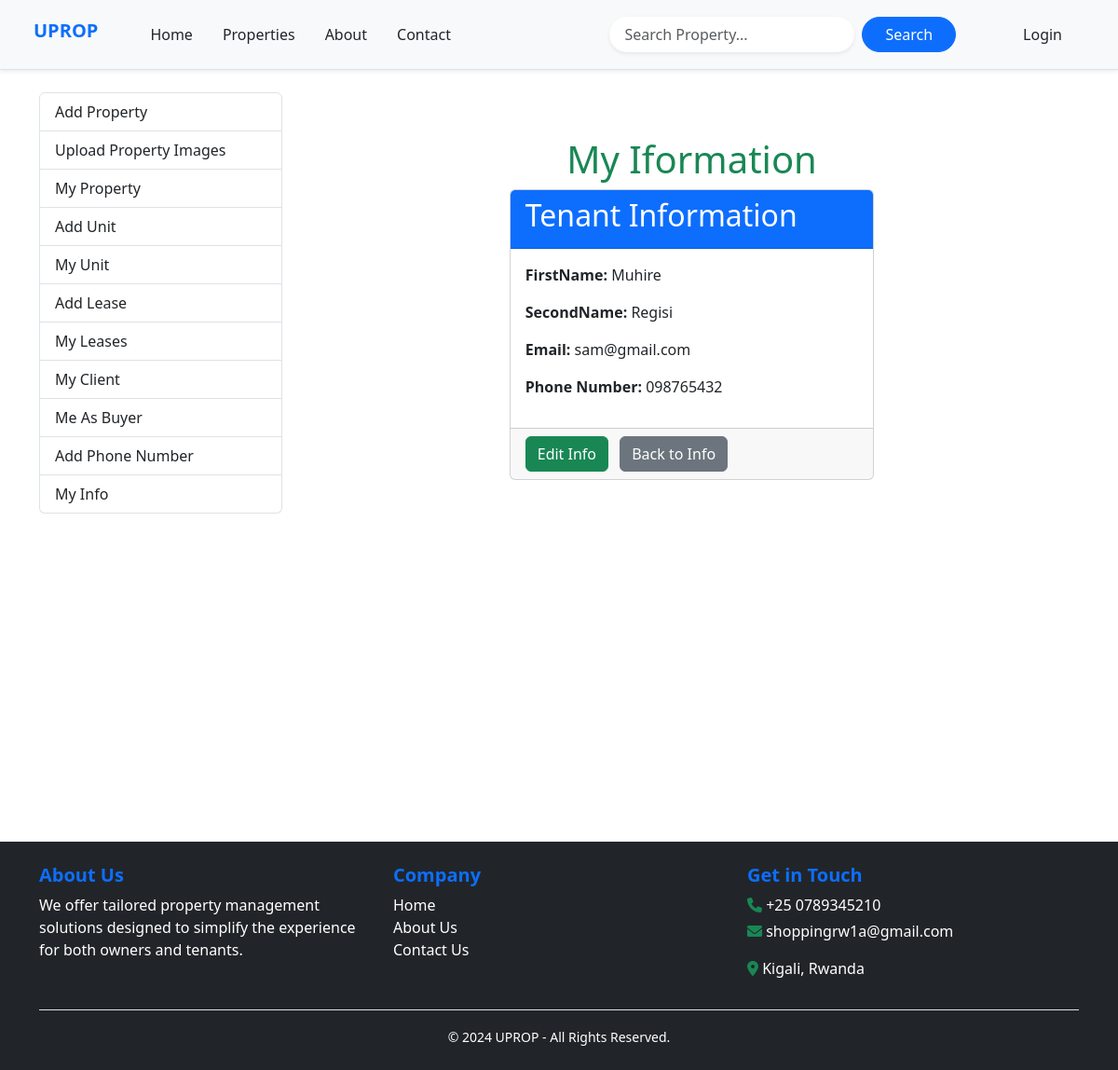
Screenshot of /tenant/6 with the database file from the repository.
### Property_app/models.py (models this page shows, shortened)
class Tenant (models.Model):
    user = models.ForeignKey(User, related_name='tenant', on_delete=models.CASCADE, null=True)
    phone_number = models.CharField(max_length=15)

### Property_app/views.py (the view)
# urls.py: path('tenant/<int:pk>',views.get_single_tenant,name='get_single_tenant'),
def get_single_tenant(request, pk):
    tenant = get_object_or_404(Tenant, pk=pk)
    return render(request, 'tenants/tenantDetail.html', {'tenant': tenant})

### templates/tenants/tenantDetail.html
{% extends 'dashboard.html' %}
{% block dashboard_content %}
<div class="container mt-5">
    <div class="row justify-content-center">
        <div class="col-md-6">
            <h1 class="text-center text-success">My Iformation</h1>
            {% if error %}
                <div class="alert alert-danger">
                    {{ error }}
                </div>
            {% else %}
                <div class="card">
                    <div class="card-header bg-primary text-white">
                        <h2>Tenant Information</h2>
                    </div>
                    <div class="card-body">
                        <p><strong>FirstName:</strong> {{ tenant.user.first_name }}</p>
                        <p><strong>SecondName:</strong> {{ tenant.user.last_name }}</p>
                        <p><strong>Email:</strong> {{ tenant.user.email }}</p>
                        <p><strong>Phone Number:</strong> {{ tenant.phone_number }}</p>
                    </div>
                    <div class="card-footer text-start">
                        <a href="{% url 'edit_tenant' pk=tenant.pk %}" class="btn btn-success me-2">Edit Info</a>
                        <a href="{% url 'get_info_for_user' %}" class="btn btn-secondary">Back to Info</a>
                    </div>
                </div>
            {% endif %}
        </div>
    </div>
</div>
{% endblock %}

### rows the page displays
Tenant: user.first_name "Muhire", user.last_name "Regisi", user.email "sam@gmail.com", phone_number "098765432"
